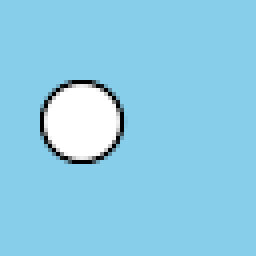
#> input picture study_guide/11-MC_in_DWT_domain/moving_circle_000.png, 64 x 64 px (shown 4 times larger); its folder holds 4 pictures in this run
$ jupyter execute --allow-errors PDWT_shift_invariance.ipynb   (shell and % lines are left out)
#> lines starting #> are read from the running program, lines starting #| are printed output that depends on the picture
### study_guide/11-MC_in_DWT_domain/io_stuff.py
# Common stuff and routines

import numpy as np
import cv2
import matplotlib.pyplot as plt
import matplotlib.image as mpimg

# [5 lines left out: function normalize, not called in this run]

def load_img(prefix):
#> called with prefix = 'moving_circle_000'
    img = cv2.imread(f"{prefix}.png", cv2.IMREAD_UNCHANGED)
#> img is the input picture: shape (64, 64, 3) uint16; mean B, G, R 59686.5, 52877.9, 36208.7
    img = cv2.cvtColor(img, cv2.COLOR_BGR2RGB)
    img = np.array(img)
    img = img.astype(np.float32) - 32768.0
#> call 2 of load_img, with prefix = 'moving_circle_001'
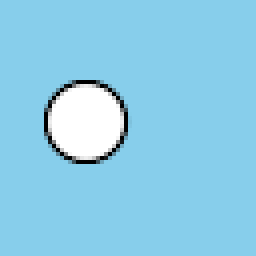
#> input picture study_guide/11-MC_in_DWT_domain/moving_circle_001.png, 64 x 64 px (shown 4 times larger)
#> in load_img, img is the input picture: shape (64, 64, 3) uint16; mean B, G, R 59686.5, 52877.9, 36208.7
    return img

# [6 lines left out: function show_img, not called in this run]

def show_seq(prefix="/tmp/", frames=5):
    for i in range(frames):
        show_img(f"{prefix}{i:03d}")

# [18 lines left out: functions show_motion, write_img, not called in this run]

### study_guide/11-MC_in_DWT_domain/color.py
import numpy as np

def RGB_to_YCoCg(RGB_frame):
    R, G, B = RGB_frame[:,:,0], RGB_frame[:,:,1], RGB_frame[:,:,2]
    YCoCg_frame = np.empty_like(RGB_frame)
    YCoCg_frame[:,:,0] =  R/4 + G/2 + B/4
    YCoCg_frame[:,:,1] =  R/2       - B/2
    YCoCg_frame[:,:,2] = -R/4 + G/2 - B/4
    return YCoCg_frame

### study_guide/11-MC_in_DWT_domain/PDWT_shift_invariance.ipynb
# Shift-invariance in the PDWT (Pyramid DWT) domain

[cell 1]
import numpy as np
import cv2
import matplotlib.pyplot as plt
import matplotlib.image as mimg
import pywt
from io_stuff import *
from color import *

### Create the three images
With a circle of diameter 10 that moves from coordinate (30, 20), (30, 21), and (30, 22). (row, column)

### Load the images

[cell 2]
prefix = "moving_circle_"
frame_0 = load_img(prefix + "000")
frame_1 = load_img(prefix + "001")
#> (the rest of this cell did not finish here and is left out)

### Work only with luma

[cell 3]
frame_0_Y = RGB_to_YCoCg(frame_0)[:,:,0]
frame_1_Y = RGB_to_YCoCg(frame_1)[:,:,0]
#> in RGB_to_YCoCg (call 2), `R, G, B = RGB_frame[:,:,0], RGB_frame[:,:,1], RGB_frame[:,:,2]`:
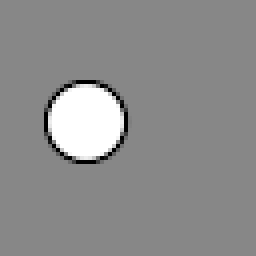
#> R: shape (64, 64) float32 (shown 4 times larger); min -32768, max 32767, mean 3440.7; drawn with min black and max white
#> in RGB_to_YCoCg (call 2), `R, G, B = RGB_frame[:,:,0], RGB_frame[:,:,1], RGB_frame[:,:,2]`:
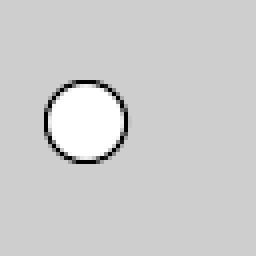
#> G: shape (64, 64) float32 (shown 4 times larger); min -32768, max 32767, mean 20109.9; drawn with min black and max white
#> in RGB_to_YCoCg (call 2), `R, G, B = RGB_frame[:,:,0], RGB_frame[:,:,1], RGB_frame[:,:,2]`:
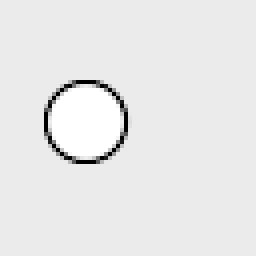
#> B: shape (64, 64) float32 (shown 4 times larger); min -32768, max 32767, mean 26918.5; drawn with min black and max white
#> in RGB_to_YCoCg (call 2), `YCoCg_frame[:,:,0] =  R/4 + G/2 + B/4`: YCoCg_frame: shape (64, 64, 3) float32; 0.01% of the values are NaN or infinite; the others: min -1.96e+34, max 3.07e+38, mean inf
#> in RGB_to_YCoCg (call 2), `YCoCg_frame[:,:,1] =  R/2       - B/2`: YCoCg_frame: shape (64, 64, 3) float32; 0.01% of the values are NaN or infinite; the others: min -1.57e+32, max 4.71e+36, mean 3.84e+32
#> in RGB_to_YCoCg (call 2), `YCoCg_frame[:,:,2] = -R/4 + G/2 - B/4`:
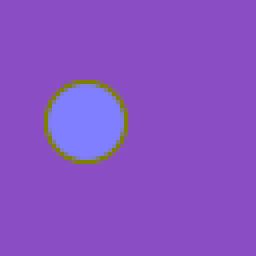
#> YCoCg_frame: shape (64, 64, 3) float32 (shown 4 times larger); mean of channels 0, 1, 2 17644.9, -11738.4, 2465.1; drawn with min black and max white
#> (the rest of this cell did not finish here and is left out)

### 2D-DWT of the frames

[cell 4]
f0_haar_L, (f0_haar_LH, f0_haar_HL, f0_haar_HH) = pywt.dwt2(frame_0_Y, 'haar')
f1_haar_L, (f1_haar_LH, f1_haar_HL, f1_haar_HH) = pywt.dwt2(frame_1_Y, 'haar')
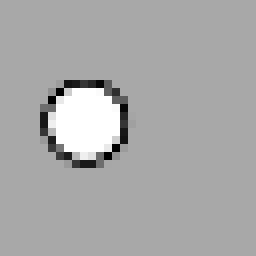
#> f1_haar_L: shape (32, 32) float32 (shown 8 times larger); min -24416.2, max 65534, mean 35289.5; drawn with min black and max white
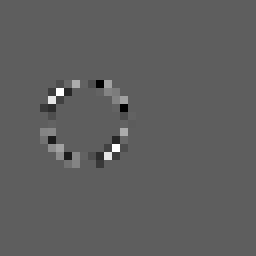
#> f1_haar_HH: shape (32, 32) float32 (shown 8 times larger); min -24601.4, max 41724.7, mean 139.7; drawn with min black and max white
#> (the rest of this cell did not finish here and is left out)

### Creation of the [H] subbands
Remember that the L subband is the same that in the DWT, and therefore, we are not going to recompute it now.

[cell 5]
f0_haar_iH = pywt.idwt2([None,(f0_haar_LH, f0_haar_HL, f0_haar_HH)], 'haar')
f1_haar_iH = pywt.idwt2([None,(f1_haar_LH, f1_haar_HL, f1_haar_HH)], 'haar')
#> (the rest of this cell did not finish here and is left out)

[cell 6]
plt.figure(figsize=(10,10))
plt.title("Frame 0. Haar. [H].", fontsize=20)
plt.imshow(f0_haar_iH, cmap="gray")
plt.savefig('f0_haar_iH.png')
plt.show()

[cell 7]
plt.figure(figsize=(10,10))
plt.title("Frame 1. Haar. [H].", fontsize=20)
plt.imshow(f1_haar_iH, cmap="gray")
plt.savefig('f1_haar_iH.png')
plt.show()

[cell 8]
plt.figure(figsize=(10,10))
plt.title("Frame 2. Haar. [H].", fontsize=20)
#> (the rest of this cell did not finish here and is left out)

[cell 9]
plt.title("Frames 0 and 1. Haar. [H]")
plt.plot(np.roll(f0_haar_iH[36, 0:40], 1), label="prediction")
plt.plot(f1_haar_iH[36, 0:40], linestyle=':', linewidth=4, label="predicted")
plt.legend()
plt.savefig("f0_1_haar_iH.svg")
#> figure, not shown here; curve peaks at x = 14, y = 29613.7; curve peaks at x = 28, y = 29938.6
plt.show()

[cell 10]
plt.title("Frames 0 and 2. Haar. [H]")
plt.plot(np.roll(f0_haar_iH[36, 0:40], 2), label="prediction")
#> (the rest of this cell did not finish here and is left out)

### Let's see the results of the MC between frames 0 and 1 in the critical domain

[cell 11]
predicted = f1_haar_iH
prediction = np.roll(f0_haar_iH, 1) # Moves all rows
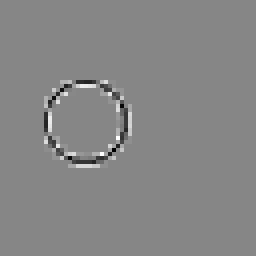
#> prediction: shape (64, 64) float32 (shown 4 times larger); min -41671.5, max 37251.7, mean 0; drawn with min black and max white
error = predicted - prediction
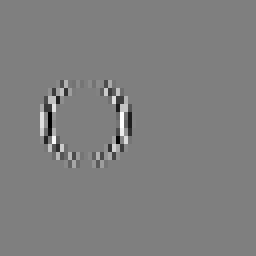
#> error: shape (64, 64) float32 (shown 4 times larger); min -32767.5, max 32767.5, mean 0; drawn with min black and max white

[cell 12]
plt.title("Prediction error. Haar. [H]")
plt.plot(error[36, 0:40], linestyle='-', linewidth=2)
#plt.legend()
plt.savefig("f0_1_haar_iH_error.svg")
#> figure, not shown here; curve peaks at x = 28, y = 20809.1
plt.show()

[cell 13]
error_L, (error_LH, error_HL, error_HH) = pywt.dwt2(error, 'haar')

[cell 14]
plt.title("Prediction error. Haar. H")
plt.plot(error_LH[18, 0:20], linestyle='-', linewidth=2, label="LH")
plt.plot(error_HL[18, 0:20], linestyle='-', linewidth=2, label="HL")
plt.plot(error_HH[18, 0:20], linestyle=':', linewidth=4, label="HH")
plt.legend()
plt.savefig("f0_1_haar_LHHLHH_error.svg")
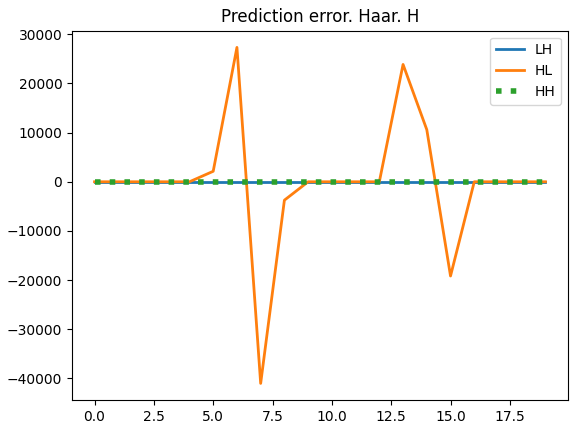
#> figure drawn by matplotlib, 1 panel; curve peaks at x = 14, y = 0.00242; curve peaks at x = 6, y = 27332.6; curve peaks at x = 0, y = 0
plt.show()
